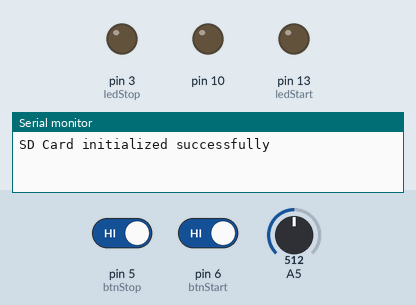
A sketch run on a simulated Arduino Uno, built with avr-gcc and run on an emulated ATmega328P. Parts: output pins drawn as LEDs (lit = HIGH), the last lines printed to the serial monitor. Dashed ring = blinking. The inputs (shaded band) are chosen by the test bench; at power-on: pin 5 (btnStop) HIGH, pin 6 (btnStart) HIGH, A5 = 512. Storage starts empty.

Above: at 1.6 s.
1.7 s: pin 5 (btnStop) driven LOW and pin 6 (btnStart) driven LOW
At 1.79 s:
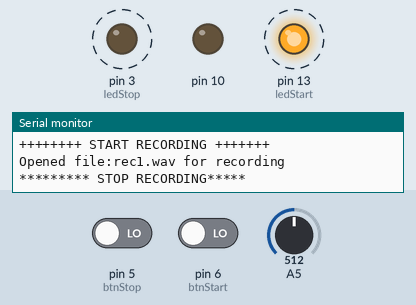
4.7 s: pin 5 (btnStop) driven HIGH
At 5.4 s:
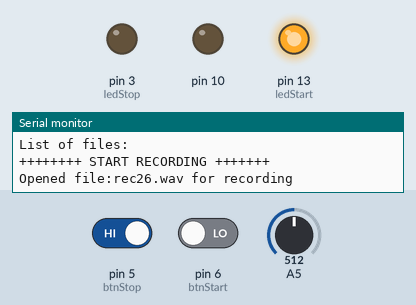
6.2 s: pin 5 (btnStop) driven LOW
At 6.35 s:
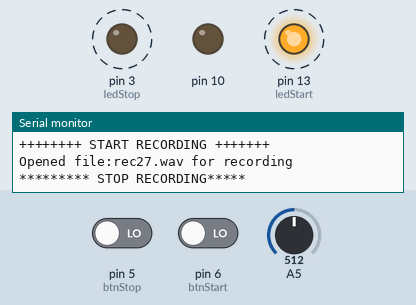
9.2 s: pin 6 (btnStart) driven HIGH
At 10.4 s:
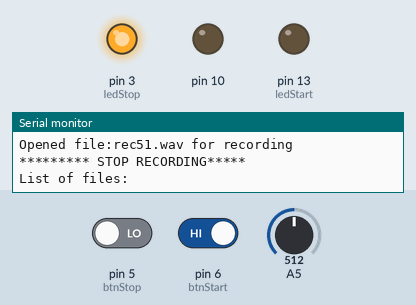
10.7 s: pin 6 (btnStart) driven LOW
At 10.87 s:
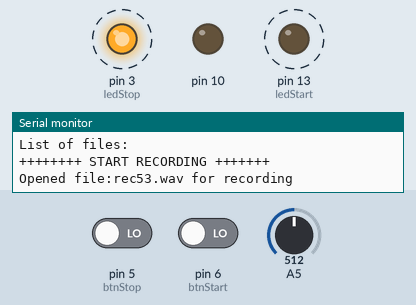
Timing chart, 0 to 14.7 s (numbered marks = the images above; inputs shaded):
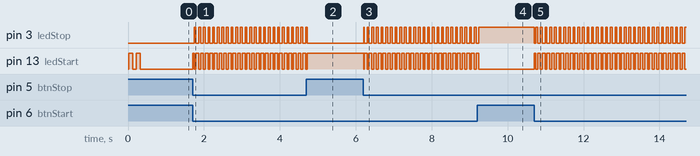

The sketch:

ATMEGA-Mosquito-Sensor-v1.ino
```cpp
// ----------------------------------------------------
// ATMEGA based Mosquito listening device
//   - Record WAV file on SD card
//.  - Offline processing to identify presence and
//.    type of mosquito
//
// Derived from:
// APC magazine - Arduino Masterclass
// Project #18 - Digital Audio Recorder v6.0
// ----------------------------------------------------

#include <SdFat.h>
#include "SPI.h"

#define cbi(sfr, bit) (_SFR_BYTE(sfr) &= ~_BV(bit))
#define sbi(sfr, bit) (_SFR_BYTE(sfr) |= _BV(bit))

SdFat sd;
SdFile rec;

const unsigned int darBufSize = 128;
const unsigned int totalBuf = darBufSize * 8;
const unsigned int bufSplit_1 = darBufSize;
const unsigned int bufSplit_2 = darBufSize * 2;
const unsigned int bufSplit_3 = darBufSize * 3;
const unsigned int bufSplit_4 = darBufSize * 4;
const unsigned int bufSplit_5 = darBufSize * 5;
const unsigned int bufSplit_6 = darBufSize * 6;
const unsigned int bufSplit_7 = darBufSize * 7;

const int chipSelect = 4;
unsigned long fileSize = 0L;
unsigned long waveChunk = 16;
unsigned int waveType = 1;
unsigned int numChannels = 1;

//------------ SET SAMPLE RATE HERE --------------------
unsigned long sampleRate = 44100;
//unsigned long sampleRate = 22050;
//------------ SET SAMPLE RATE HERE --------------------

unsigned long bytesPerSec = sampleRate;
unsigned int blockAlign = 1;
unsigned int bitsPerSample = 8;
unsigned long dataSize = 0L;
unsigned long recByteCount = 0L;
unsigned long recByteSaved = 0L;

const int btnStart = 6;
const int btnStop = 5;
const int ledStart = 13;
const int ledStop = 3;

//Increment filenum each time record key is pressed
int filenum=0;

int recPressed = 0;
int stopPressed = 0;
unsigned long oldTime = 0L;
unsigned long newTime = 0L;
byte buf00[darBufSize]; // buffer array 1
byte buf01[darBufSize]; // buffer array 2
byte buf02[darBufSize]; // buffer array 3
byte buf03[darBufSize]; // buffer array 4
byte buf04[darBufSize]; // buffer array 4
byte buf05[darBufSize]; // buffer array 4
byte buf06[darBufSize]; // buffer array 4
byte buf07[darBufSize]; // buffer array 4
byte byte1, byte2, byte3, byte4;
unsigned int bufByteCount;
byte bufWrite;
byte lastBuf = 7;
byte valOCR2A = 16000000/(8*sampleRate);

void setup() { // THIS RUNS ONCE

  Serial.begin(9600);
  Setup_timer2();
  Setup_ADC();
  pinMode(10, OUTPUT);

  pinMode(ledStart, OUTPUT);
  pinMode(ledStop, OUTPUT);

  pinMode(btnStop, INPUT_PULLUP);
  pinMode(btnStart, INPUT_PULLUP);

  if (sd.begin(chipSelect, SPI_FULL_SPEED)) { // initialise card on SPI to 8MHz SPI bus speed
    Serial.println("SD Card initialized successfully");
    for (int dloop = 0; dloop < 4; dloop++) {
      digitalWrite(ledStart,!digitalRead(ledStart));
      delay(100);
    }
  } else { // if error, flash LED twice per second, until reset
    Serial.println("SD Card initialization ERROR");
    while(1) {
      digitalWrite(ledStart,!digitalRead(ledStart));
      digitalWrite(ledStop,!digitalRead(ledStop));
      delay(500);
    }
  }

}

void loop() { // THIS RUNS LOTS!

  if (digitalRead(btnStart) == LOW && recPressed == 0) {
    Serial.println("++++++++ START RECORDING +++++++");
    StartRec(); // launch StartRec method
  }
  if (digitalRead(btnStop) == LOW && recPressed == 1) {
    Serial.println("********* STOP RECORDING*****");
    StopRec(); // launch StopRec method
  }

  if (recPressed == 1) {
    if (recByteCount % totalBuf > bufSplit_1 && lastBuf == 7) {
      rec.write(buf00,darBufSize); lastBuf = 0; recByteSaved += darBufSize;
    } else if (recByteCount % totalBuf > bufSplit_2 && lastBuf == 0) {
      rec.write(buf01,darBufSize); lastBuf = 1; recByteSaved += darBufSize;
    } else if (recByteCount % totalBuf > bufSplit_3 && lastBuf == 1) {
      rec.write(buf02,darBufSize); lastBuf = 2; recByteSaved += darBufSize;
    } else if (recByteCount % totalBuf > bufSplit_4 && lastBuf == 2) {
      rec.write(buf03,darBufSize); lastBuf = 3; recByteSaved += darBufSize;
    } else if (recByteCount % totalBuf > bufSplit_5 && lastBuf == 3) {
      rec.write(buf04,darBufSize); lastBuf = 4; recByteSaved += darBufSize;
    } else if (recByteCount % totalBuf > bufSplit_6 && lastBuf == 4) {
      rec.write(buf05,darBufSize); lastBuf = 5; recByteSaved += darBufSize;
    } else if (recByteCount % totalBuf > bufSplit_7 && lastBuf == 5) {
      rec.write(buf06,darBufSize); lastBuf = 6; recByteSaved += darBufSize;
    } else if (recByteCount % totalBuf < bufSplit_1 && lastBuf == 6) {
      rec.write(buf07,darBufSize); lastBuf = 7; recByteSaved += darBufSize;
    }
  }
}

void StartRec() { // begin recording process

  digitalWrite(ledStart,HIGH);
  digitalWrite(ledStop,LOW);
  recByteCount = 0;
  bufByteCount = 0;
  recByteSaved = 0;
  bufWrite = 0;
  recPressed = 1; // recording button has been pressed
  stopPressed = 0;
  writeWavHeader();
  sbi (TIMSK2, OCIE2A); // enable timer interrupt, start grabbing audio

}

void StopRec() { // stop recording process, update WAV header, close file

  cbi (TIMSK2, OCIE2A); // disable timer interrupt
  writeOutHeader();
  digitalWrite(ledStart,LOW); // turn off recording LED
  digitalWrite(ledStop,HIGH); // light stop LED
  recPressed = 0;
  Serial.println("List of files:");
  sd.ls(LS_R);

}

void writeOutHeader() { // update WAV header with final filesize/datasize

  rec.seekSet(4);
  byte1 = recByteSaved & 0xff;
  byte2 = (recByteSaved >> 8) & 0xff;
  byte3 = (recByteSaved >> 16) & 0xff;
  byte4 = (recByteSaved >> 24) & 0xff;
  rec.write(byte1);  rec.write(byte2);  rec.write(byte3);  rec.write(byte4);
  rec.seekSet(40);
  rec.write(byte1);  rec.write(byte2);  rec.write(byte3);  rec.write(byte4);
  rec.close();

}

void writeWavHeader() { // write out original WAV header to file

  String filename ;
  recByteSaved = 0;

  filenum++;

  filename = String("rec") + String(filenum) + String(".wav");

  rec.open(filename.c_str(), O_CREAT | O_TRUNC | O_RDWR);

  Serial.println("Opened file:" + filename + " for recording");

  rec.write("RIFF");
  byte1 = fileSize & 0xff;
  byte2 = (fileSize >> 8) & 0xff;
  byte3 = (fileSize >> 16) & 0xff;
  byte4 = (fileSize >> 24) & 0xff;
  rec.write(byte1);  rec.write(byte2);  rec.write(byte3);  rec.write(byte4);
  rec.write("WAVE");
  rec.write("fmt ");
  byte1 = waveChunk & 0xff;
  byte2 = (waveChunk >> 8) & 0xff;
  byte3 = (waveChunk >> 16) & 0xff;
  byte4 = (waveChunk >> 24) & 0xff;
  rec.write(byte1);  rec.write(byte2);  rec.write(byte3);  rec.write(byte4);
  byte1 = waveType & 0xff;
  byte2 = (waveType >> 8) & 0xff;
  rec.write(byte1);  rec.write(byte2);
  byte1 = numChannels & 0xff;
  byte2 = (numChannels >> 8) & 0xff;
  rec.write(byte1);  rec.write(byte2);
  byte1 = sampleRate & 0xff;
  byte2 = (sampleRate >> 8) & 0xff;
  byte3 = (sampleRate >> 16) & 0xff;
  byte4 = (sampleRate >> 24) & 0xff;
  rec.write(byte1);  rec.write(byte2);  rec.write(byte3);  rec.write(byte4);
  byte1 = bytesPerSec & 0xff;
  byte2 = (bytesPerSec >> 8) & 0xff;
  byte3 = (bytesPerSec >> 16) & 0xff;
  byte4 = (bytesPerSec >> 24) & 0xff;
  rec.write(byte1);  rec.write(byte2);  rec.write(byte3);  rec.write(byte4);
  byte1 = blockAlign & 0xff;
  byte2 = (blockAlign >> 8) & 0xff;
  rec.write(byte1);  rec.write(byte2);
  byte1 = bitsPerSample & 0xff;
  byte2 = (bitsPerSample >> 8) & 0xff;
  rec.write(byte1);  rec.write(byte2);
  rec.write("data");
  byte1 = dataSize & 0xff;
  byte2 = (dataSize >> 8) & 0xff;
  byte3 = (dataSize >> 16) & 0xff;
  byte4 = (dataSize >> 24) & 0xff;
  rec.write(byte1);  rec.write(byte2);  rec.write(byte3);  rec.write(byte4);

}

void Setup_timer2() {

  TCCR2B = _BV(CS21);  // Timer2 Clock Prescaler to : 8
  TCCR2A = _BV(WGM21); // Interupt frequency  = 16MHz / (8 x 62 + 1) ~= 32000Hz
  OCR2A = valOCR2A; // Compare Match register set to 62

}

void Setup_ADC() {

  ADMUX = 0x65; // set ADC to read pin A5, ADLAR to 1 (left adjust)
  cbi(ADCSRA,ADPS2); // set prescaler to 3 / ADC clock = 4MHz
  sbi(ADCSRA,ADPS1);
  sbi(ADCSRA,ADPS0);

}

ISR(TIMER2_COMPA_vect) {

  sbi(ADCSRA, ADSC); // start ADC sample
  while(bit_is_set(ADCSRA, ADSC));  // wait until ADSC bit goes low = new sample ready
  recByteCount++; // increment sample counter

  if (recByteCount % totalBuf < bufSplit_1) {
    buf00[recByteCount % darBufSize] = ADCH;
  } else if (recByteCount % totalBuf < bufSplit_2) {
    buf01[recByteCount % darBufSize] = ADCH;
  } else if (recByteCount % totalBuf < bufSplit_3) {
    buf02[recByteCount % darBufSize] = ADCH;
  } else if (recByteCount % totalBuf < bufSplit_4) {
    buf03[recByteCount % darBufSize] = ADCH;
  } else if (recByteCount % totalBuf < bufSplit_5) {
    buf04[recByteCount % darBufSize] = ADCH;
  } else if (recByteCount % totalBuf < bufSplit_6) {
    buf05[recByteCount % darBufSize] = ADCH;
  } else if (recByteCount % totalBuf < bufSplit_7) {
    buf06[recByteCount % darBufSize] = ADCH;
  } else {
    buf07[recByteCount % darBufSize] = ADCH;
  }

}
```

Measured:
- after the input at 1.7 s, pin 3 (ledStop): alternates HIGH for 0.05 s and LOW for 0.08 s, starting at once; pin 13 (ledStart): alternates HIGH for 0.08 s and LOW for 0.05 s, starting at once
- after the input at 4.7 s, pin 3 (ledStop): goes on until 4.7 s, then stays LOW; pin 13 (ledStart): goes on until 4.7 s, then stays HIGH
- after the input at 6.2 s, pin 3 (ledStop): alternates HIGH for 0.05 s and LOW for 0.08 s, starting at once; pin 13 (ledStart): alternates HIGH for 0.08 s and LOW for 0.05 s, starting at once
- after the input at 9.2 s, pin 3 (ledStop): goes on until 9.2 s, then stays HIGH; pin 13 (ledStart): goes on until 9.2 s, then stays LOW
- after the input at 10.7 s, pin 3 (ledStop): alternates HIGH for 0.05 s and LOW for 0.08 s, starting at once; pin 13 (ledStart): alternates HIGH for 0.08 s and LOW for 0.05 s, starting at once
